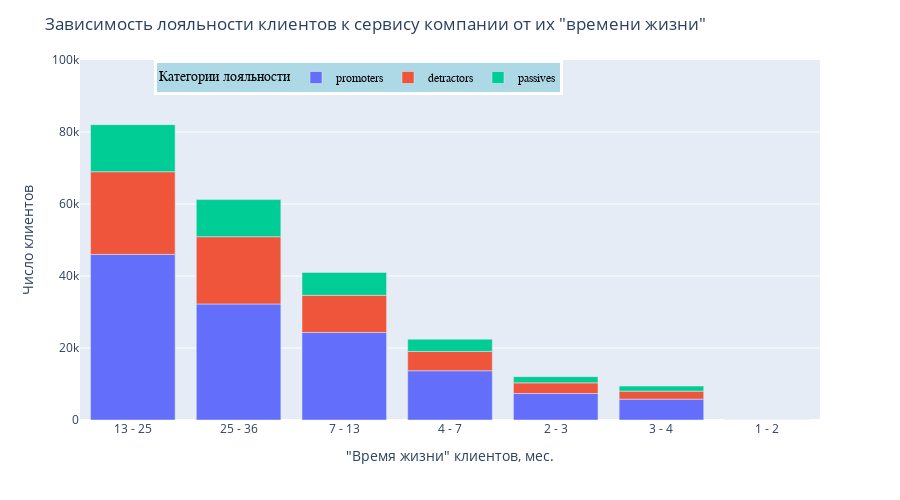

Notebook code cell kept with this figure:
### Markdown cell above
<div class="alert alert-info">
  Медианное 'время жизни' клиента последовательно снижается с повышением оценочного балла сервиса. То есть, 'свежие' клиенты
более лояльны к сервису, по сравнению с давними клиентами компании.
</div>

### Code cell
df_n = df.groupby(['life_min', 'nps_group'], as_index = False).agg({'user_id':'count'}).sort_values(by = 'user_id', ascending = False)
def f(g):
    if g == 1:
        return '1 - 2'
    elif g == 2:
        return '2 - 3'
    elif g == 3:
        return '3 - 4'
    elif g == 4:
        return '4 - 7'
    elif g == 7:
        return '7 - 13'
    elif g == 13:
        return '13 - 25'
    elif g == 25:
        return '25 - 36'
df_n['rank'] = df_n['life_min'].apply(f)
fig = px.bar(df_n, x = 'rank', y = 'user_id', color = 'nps_group', height = 500)
fig.update_layout(xaxis_title = '"Время жизни" клиентов, мес.', yaxis_title = 'Число клиентов', 
                  title = 'Зависимость лояльности клиентов к сервису компании от их "времени жизни"')
fig.update_traces(textfont_size=12, textangle=10, textposition="inside", cliponaxis=False)
fig.update_layout(yaxis_range=[0,100000])
fig.update_layout(
    legend=dict(orientation = "h", title = 'Категории лояльности',
       
        x=0.1, 
        y=1,
        title_font_family="Times New Roman",
        font=dict(
            family="Courier",
            size=12,
            color="black"
        ),
        bgcolor="LightBlue",
        bordercolor="White",
        borderwidth=3
    )
)
fig.show()

### Figure 1 — Plotly figure (JSON) as saved in the notebook; plotly's stock layout.template omitted (floating-point values rounded to 4 significant figures)
{"data": [{"alignmentgroup": "True", "cliponaxis": false, "hovertemplate": "nps_group=promoters<br>rank=%{x}<br>user_id=%{y}<extra></extra>", "legendgroup": "promoters", "marker": {"color": "#636efa", "pattern": {"shape": ""}}, "name": "promoters", "offsetgroup": "promoters", "orientation": "v", "showlegend": true, "textangle": 10, "textfont": {"size": 12}, "textposition": "inside", "type": "bar", "x": [null, "13 - 25", "25 - 36", "7 - 13", "4 - 7", "2 - 3", "3 - 4", "1 - 2"], "xaxis": "x", "y": [134697, 46000, 32229, 24314, 13681, 7352, 5792, 16], "yaxis": "y"}, {"alignmentgroup": "True", "cliponaxis": false, "hovertemplate": "nps_group=detractors<br>rank=%{x}<br>user_id=%{y}<extra></extra>", "legendgroup": "detractors", "marker": {"color": "#EF553B", "pattern": {"shape": ""}}, "name": "detractors", "offsetgroup": "detractors", "orientation": "v", "showlegend": true, "textangle": 10, "textfont": {"size": 12}, "textposition": "inside", "type": "bar", "x": [null, "13 - 25", "25 - 36", "7 - 13", "4 - 7", "2 - 3", "3 - 4", "1 - 2"], "xaxis": "x", "y": [91488, 22970, 18690, 10332, 5373, 2961, 2227, 3], "yaxis": "y"}, {"alignmentgroup": "True", "cliponaxis": false, "hovertemplate": "nps_group=passives<br>rank=%{x}<br>user_id=%{y}<extra></extra>", "legendgroup": "passives", "marker": {"color": "#00cc96", "pattern": {"shape": ""}}, "name": "passives", "offsetgroup": "passives", "orientation": "v", "showlegend": true, "textangle": 10, "textfont": {"size": 12}, "textposition": "inside", "type": "bar", "x": [null, "13 - 25", "25 - 36", "7 - 13", "4 - 7", "2 - 3", "3 - 4", "1 - 2"], "xaxis": "x", "y": [48114, 13066, 10307, 6354, 3394, 1728, 1401, 4], "yaxis": "y"}], "layout": {"barmode": "relative", "height": 500, "legend": {"bgcolor": "LightBlue", "bordercolor": "White", "borderwidth": 3, "font": {"color": "black", "family": "Courier", "size": 12}, "orientation": "h", "title": {"font": {"family": "Times New Roman"}, "text": "Категории лояльности"}, "tracegroupgap": 0, "x": 0.1, "y": 1}, "margin": {"t": 60}, "title": {"text": "Зависимость лояльности клиентов к сервису компании от их \"времени жизни\""}, "xaxis": {"anchor": "y", "domain": [0, 1], "title": {"text": "\"Время жизни\" клиентов, мес."}}, "yaxis": {"anchor": "x", "domain": [0, 1], "range": [0, 100000], "title": {"text": "Число клиентов"}}}}
